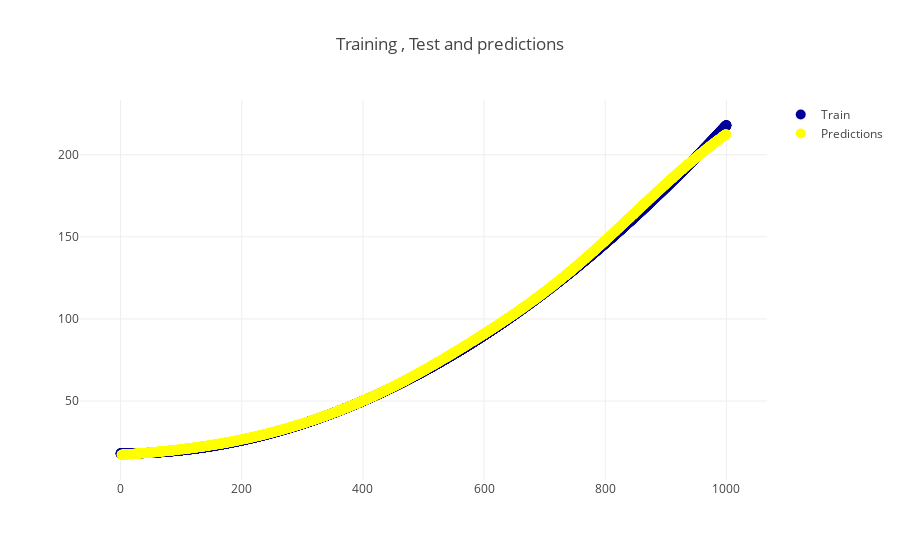

Notebook cell for this chart:
### Code cell
plotData(train, test, predictions)

### Figure 1 — Plotly figure (JSON) as saved in the notebook; plotly's stock layout.template omitted (floating-point values rounded to 4 significant figures; data arrays with more than 128 entries replaced by an {"elided": "..."} marker saying what was removed)
{"data": [{"marker": {"color": "rgb(0,0,152)", "size": 10}, "mode": "markers", "name": "Train", "type": "scatter", "uid": "ec4211ec-20da-43ae-b013-8846a9d5f1b2", "x": {"elided": "8000 float values"}, "y": {"elided": "8000 float values"}}, {"marker": {"color": "rgb(256,256,0)", "size": 10}, "mode": "markers", "name": "Predictions", "type": "scatter", "uid": "1970a8a7-6c3d-46dd-b74c-0cc4e6b93cff", "x": {"elided": "2001 float values"}, "y": {"elided": "2001 float values"}}], "layout": {"title": {"text": "Training , Test and predictions"}, "xaxis": {"zeroline": false}, "yaxis": {"zeroline": false}}}
